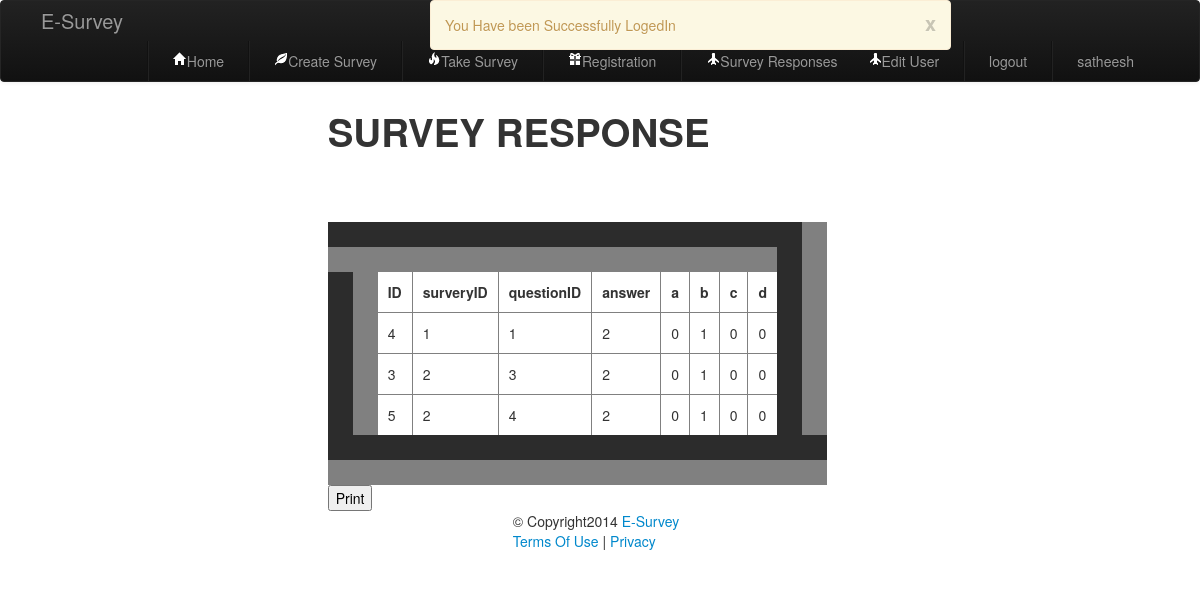
/surveyresponses.php (signed in), run on the app's committed database.
### tables this page shows
CREATE TABLE IF NOT EXISTS `userresponses` (
  `ID` int(11) NOT NULL AUTO_INCREMENT,
  `surveryID` int(11) NOT NULL,
  `questionID` int(11) NOT NULL,
  `answer` varchar(200) NOT NULL,
  PRIMARY KEY (`ID`)
);

### surveyresponses.php (the view, shortened to what this page needs)
<?php
  $dsn= 'mysql:host=localhost;dbname=dbsurvey';
$username = 'root';
$password= '';
try{
$db= new PDO($dsn, $username, $password);
}
catch(PDOException $exception){
	echo "failed to connect";
}
?>
<!DOCTYPE html>
<html lang="en">
    <head>
        <link href="include/bootstrap/css/bootstrap.min.css" rel="stylesheet">
        <link href="include/bootstrap/css/bootstrap-responsive.min.css" rel="stylesheet">
        <link href="include/bootstrap/css/bootstrap-responsive.css" rel="stylesheet">
    </head>
    <body>
               <?php include 'header/header.php'; ?>
               <div class="row-fluid">
               <div class="span3"></div>
                   <div class="span6">
        <div class="container-fluid ">
              <?php
$query = "
SELECT ID,surveryID,questionID,answer,COUNT(CASE WHEN answer = 1 then 1 ELSE NULL END) as 'a',
COUNT(CASE WHEN `answer` = 2 then 1 ELSE NULL END) as 'b',COUNT(CASE WHEN `answer` = 3 then 1 ELSE NULL END) as 'c',
COUNT(CASE WHEN `answer` = 4 then 1 ELSE NULL END) as 'd' FROM userresponses GROUP BY questionID";
?>
	  <h1> SURVEY RESPONSE </h1>
    <?php    $result=$db->query($query); ?>
		<table border="50" cellpadding="10" cellspacing="10" id="tblResults">
	  <?php  echo "<td>" . "<b> ID <b>". "</td>"   ?>
	    <?php	echo "<td>" ."<b> surveryID </b>". "</td>"  ?>
	 <?php	echo "<td>" ."<b> questionID <b>". "</td>"  ?>
	 <?php	echo "<td>" ."<b> answer <b>". "</td>" ?>
		<?php echo "<td>" ."<b> a <b>". "</td>" ?>
		<?php echo "<td>" ."<b> b <b>". "</td>"  ?>
		<?php echo "<td>" ."<b>    c <b>". "</td>"  ?>
		<?php echo "<td>" ."<b>   d <b>". "</td>" ?>
 <?php		echo("\n<br/>");
		while($row = $result->fetch()){
        echo "<tr>";
	 	echo "<td>" . $row["ID"]. "</td>" ?>  &nbsp
	<?php 	echo "<td>" .$row["surveryID"]. "</td>" ?> &nbsp &nbsp &nbsp &nbsp &nbsp &nbsp &nbsp &nbsp
	<?php	echo  "<td>" .$row["questionID"]. "</td>" ?> &nbsp &nbsp &nbsp &nbsp &nbsp &nbsp &nbsp &nbsp &nbsp &nbsp
<?php		echo  "<td>" .$row["answer"]. "</td>"  ?> &nbsp &nbsp &nbsp &nbsp &nbsp
	<?php	echo  "<td>" .$row["a"]. "</td>" ?> &nbsp
	<?php	echo  "<td>" .$row["b"]. "</td>"  ?> &nbsp
	<?php	echo  "<td>" .$row["c"]. "</td>" ?> &nbsp
	<?php	echo  "<td>" .$row["d"]. "</td>" ?>
	<?php
		}
?>
    </table>
  <input type="button" onclick="window.print()" value="Print"/>
            </div>
        </div>
</div>
    <?php include 'include/footer.php'; ?>
   <?php if (isset($_SESSION['status'])) { ?>
        <div class="alert alert-block fade in navbar-fixed-top span5 offset4 pull-right">
            <button type="button" class="close" data-dismiss="alert">x</button>
            <p> <?php
    echo $_SESSION['status'];
        ?></p>
        </div>
    <?php } ?>
</body>
</html>

### data on the page
userresponses: ID "4", surveryID "1", questionID "1", answer "2", a "0", b "1", c "0", d "0"
userresponses: ID "3", surveryID "2", questionID "3", answer "2", a "0", b "1", c "0", d "0"
userresponses: ID "5", surveryID "2", questionID "4", answer "2", a "0", b "1", c "0", d "0"

### other printed values
$_SESSION['name'] "satheesh"
$_SESSION['status'] "You Have been Successfully LogedIn"
